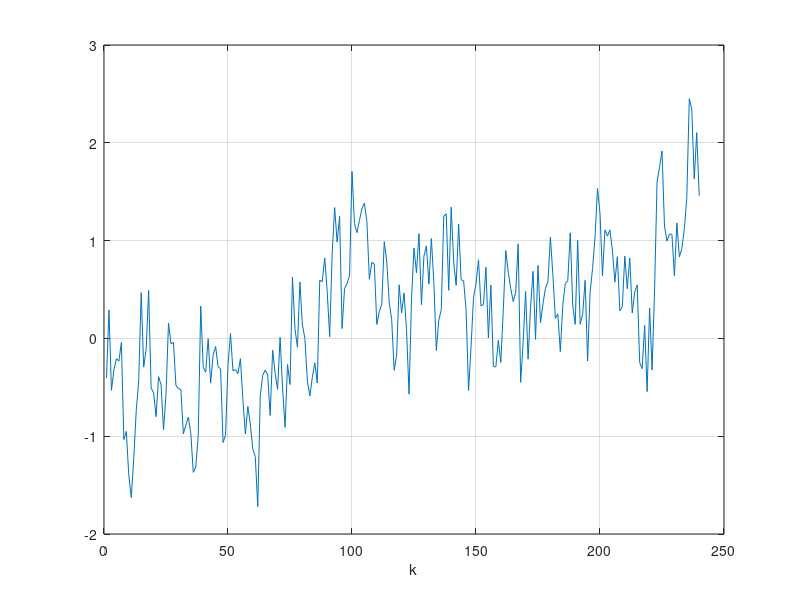
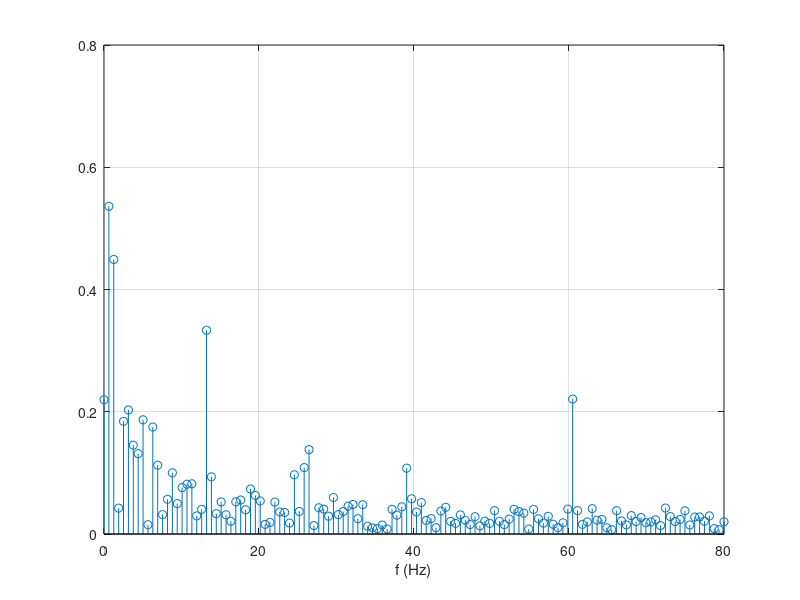

Source code (MATLAB) for these figures, in order:
close all
clear all

Fs = 160;                     % Sampling frequency
N = 2^8;

load data_submarine

figure(1)
plot(data_submarine);
grid on
xlabel('k')

figure(2)
X = fft(data_submarine,N);
f = (Fs/2)*linspace(0,1,N/2)';
ffa = (2/N)*abs(X(1:N/2))';
ffa(1) = ffa(1)/2;

n = 0:1:N-1;
stem(f,ffa)
axis([0 Fs/2 0 0.8])
grid on
xlabel('f (Hz)')